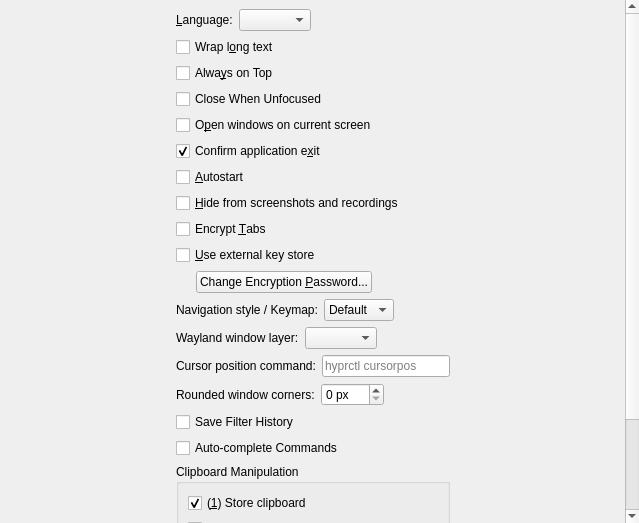
<?xml version="1.0" encoding="UTF-8"?>
<ui version="4.0">
 <class>ConfigTabGeneral</class>
 <widget class="QScrollArea" name="ConfigTabGeneral">
  <property name="geometry">
   <rect>
    <x>0</x>
    <y>0</y>
    <width>639</width>
    <height>523</height>
   </rect>
  </property>
  <property name="frameShape">
   <enum>QFrame::NoFrame</enum>
  </property>
  <property name="widgetResizable">
   <bool>true</bool>
  </property>
  <widget class="QWidget" name="scrollAreaWidgetContents">
   <property name="geometry">
    <rect>
     <x>0</x>
     <y>0</y>
     <width>639</width>
     <height>523</height>
    </rect>
   </property>
   <layout class="QHBoxLayout" name="horizontalLayout_15">
    <item>
     <spacer name="horizontalSpacer_13">
      <property name="orientation">
       <enum>Qt::Horizontal</enum>
      </property>
      <property name="sizeHint" stdset="0">
       <size>
        <width>40</width>
        <height>20</height>
       </size>
      </property>
     </spacer>
    </item>
    <item>
     <layout class="QVBoxLayout" name="verticalLayout_10">
      <item>
       <spacer name="verticalSpacer_3">
        <property name="orientation">
         <enum>Qt::Vertical</enum>
        </property>
        <property name="sizeHint" stdset="0">
         <size>
          <width>20</width>
          <height>40</height>
         </size>
        </property>
       </spacer>
      </item>
      <item>
       <layout class="QHBoxLayout" name="horizontalLayout_5">
        <property name="bottomMargin">
         <number>0</number>
        </property>
        <item>
         <widget class="QLabel" name="label">
          <property name="text">
           <string>&amp;Language:</string>
          </property>
          <property name="buddy">
           <cstring>comboBoxLanguage</cstring>
          </property>
         </widget>
        </item>
        <item>
         <widget class="QComboBox" name="comboBoxLanguage"/>
        </item>
        <item>
         <spacer name="horizontalSpacer_3">
          <property name="orientation">
           <enum>Qt::Horizontal</enum>
          </property>
          <property name="sizeHint" stdset="0">
           <size>
            <width>40</width>
            <height>20</height>
           </size>
          </property>
         </spacer>
        </item>
       </layout>
      </item>
      <item>
       <widget class="QCheckBox" name="checkBoxTextWrap">
        <property name="toolTip">
         <string>Break text if it's too long to fit on line</string>
        </property>
        <property name="text">
         <string>Wrap l&amp;ong text</string>
        </property>
       </widget>
      </item>
      <item>
       <widget class="QCheckBox" name="checkBoxAlwaysOnTop">
        <property name="toolTip">
         <string>Keep main window above other windows</string>
        </property>
        <property name="text">
         <string>Alwa&amp;ys on Top</string>
        </property>
       </widget>
      </item>
      <item>
       <widget class="QCheckBox" name="checkBoxCloseOnUnfocus">
        <property name="toolTip">
         <string>Close main window when other application has focus</string>
        </property>
        <property name="text">
         <string>Close When Unfocused</string>
        </property>
       </widget>
      </item>
      <item>
       <widget class="QCheckBox" name="checkBoxOpenWindowsOnCurrentScreen">
        <property name="toolTip">
         <string>Enable to open windows on current screen. Disable to open windows where they were last closed</string>
        </property>
        <property name="text">
         <string>O&amp;pen windows on current screen</string>
        </property>
       </widget>
      </item>
      <item>
       <widget class="QCheckBox" name="checkBoxConfirmExit">
        <property name="toolTip">
         <string>Confirm application exit</string>
        </property>
        <property name="text">
         <string>Confirm application e&amp;xit</string>
        </property>
        <property name="checked">
         <bool>true</bool>
        </property>
       </widget>
      </item>
      <item>
       <widget class="QCheckBox" name="checkBoxAutostart">
        <property name="toolTip">
         <string>Run the application on system startup</string>
        </property>
        <property name="text">
         <string>&amp;Autostart</string>
        </property>
       </widget>
      </item>
      <item>
       <widget class="QCheckBox" name="checkBoxPreventScreenCapture">
        <property name="toolTip">
         <string>Prevent capturing app windows in screenshots and recordings</string>
        </property>
        <property name="text">
         <string>&amp;Hide from screenshots and recordings</string>
        </property>
       </widget>
      </item>
      <item>
       <widget class="QCheckBox" name="checkBoxEncryptTabs">
        <property name="toolTip">
         <string>Encrypt tab data on disk (requires password to be set)</string>
        </property>
        <property name="text">
         <string>Encrypt &amp;Tabs</string>
        </property>
       </widget>
      </item>
      <item>
       <widget class="QCheckBox" name="checkBoxUseKeychain">
        <property name="toolTip">
         <string>Use an available external key store for the encryption password (Windows Credential Store, macOS Keychain, GNOME Keyring, KWallet)</string>
        </property>
        <property name="text">
         <string>&amp;Use external key store</string>
        </property>
       </widget>
      </item>
      <item>
       <layout class="QHBoxLayout" name="horizontalLayoutChangePassword">
        <item>
         <spacer name="horizontalSpacerChangePasswordIndent">
          <property name="orientation">
           <enum>Qt::Horizontal</enum>
          </property>
          <property name="sizeType">
           <enum>QSizePolicy::Fixed</enum>
          </property>
          <property name="sizeHint" stdset="0">
           <size>
            <width>20</width>
            <height>20</height>
           </size>
          </property>
         </spacer>
        </item>
        <item>
         <widget class="QPushButton" name="pushButtonChangeEncryptionPassword">
          <property name="toolTip">
           <string>Change the password used to encrypt tab data</string>
          </property>
          <property name="text">
           <string>Change Encryption &amp;Password...</string>
          </property>
         </widget>
        </item>
        <item>
         <spacer name="horizontalSpacerChangePassword">
          <property name="orientation">
           <enum>Qt::Horizontal</enum>
          </property>
          <property name="sizeHint" stdset="0">
           <size>
            <width>40</width>
            <height>20</height>
           </size>
          </property>
         </spacer>
        </item>
       </layout>
      </item>
      <item>
       <layout class="QHBoxLayout" name="horizontalLayoutNavigationStyle">
        <property name="bottomMargin">
         <number>0</number>
        </property>
        <item>
         <widget class="QLabel" name="label_nav_style">
          <property name="text">
           <string>Navigation style / Keymap:</string>
          </property>
          <property name="buddy">
           <cstring>comboBoxNavigationStyle</cstring>
          </property>
         </widget>
        </item>
        <item>
         <widget class="QComboBox" name="comboBoxNavigationStyle">
          <property name="toolTip">
           <string>Support for Vi navigation (keys H, J, K, L, / and more) and Emacs navigation (Ctrl+N, P, V and more)</string>
          </property>
          <item>
           <property name="text">
            <string>Default</string>
           </property>
          </item>
          <item>
           <property name="text">
            <string>Vi</string>
           </property>
          </item>
          <item>
           <property name="text">
            <string>Emacs</string>
           </property>
          </item>
         </widget>
        </item>
        <item>
         <spacer name="horizontalSpacerNavigationStyle">
          <property name="orientation">
           <enum>Qt::Horizontal</enum>
          </property>
          <property name="sizeHint" stdset="0">
           <size>
            <width>40</width>
            <height>20</height>
           </size>
          </property>
         </spacer>
        </item>
       </layout>
      </item>
      <item>
       <layout class="QHBoxLayout" name="horizontalLayoutWaylandLayer">
        <property name="bottomMargin">
         <number>0</number>
        </property>
        <item>
         <widget class="QLabel" name="labelWaylandLayer">
          <property name="text">
           <string>Wayland window layer:</string>
          </property>
          <property name="buddy">
           <cstring>comboBoxWaylandLayer</cstring>
          </property>
         </widget>
        </item>
        <item>
         <widget class="ValueComboBox" name="comboBoxWaylandLayer">
          <property name="toolTip">
           <string>Place main window in a Wayland layer, for example, Overlay shows it above panels (switching back to Normal window requires restarting the app)</string>
          </property>
         </widget>
        </item>
        <item>
         <spacer name="horizontalSpacerWaylandLayer">
          <property name="orientation">
           <enum>Qt::Horizontal</enum>
          </property>
          <property name="sizeHint" stdset="0">
           <size>
            <width>40</width>
            <height>20</height>
           </size>
          </property>
         </spacer>
        </item>
       </layout>
      </item>
      <item>
       <layout class="QHBoxLayout" name="horizontalLayoutWaylandLayerCursorCommand">
        <property name="bottomMargin">
         <number>0</number>
        </property>
        <item>
         <widget class="QLabel" name="labelWaylandLayerCursorCommand">
          <property name="text">
           <string>Cursor position command:</string>
          </property>
          <property name="buddy">
           <cstring>lineEditWaylandLayerCursorCommand</cstring>
          </property>
         </widget>
        </item>
        <item>
         <widget class="QLineEdit" name="lineEditWaylandLayerCursorCommand">
          <property name="toolTip">
           <string>Shell command printing mouse cursor position to show the main window in a Wayland layer under the cursor; the first two numbers in the output are X and Y (for example, "hyprctl cursorpos" on Hyprland); leave empty to center the window</string>
          </property>
          <property name="placeholderText">
           <string>hyprctl cursorpos</string>
          </property>
         </widget>
        </item>
       </layout>
      </item>
      <item>
       <layout class="QHBoxLayout" name="horizontalLayoutWindowCornerRadius">
        <property name="bottomMargin">
         <number>0</number>
        </property>
        <item>
         <widget class="QLabel" name="labelWindowCornerRadius">
          <property name="text">
           <string>Rounded window corners:</string>
          </property>
          <property name="buddy">
           <cstring>spinBoxWindowCornerRadius</cstring>
          </property>
         </widget>
        </item>
        <item>
         <widget class="QSpinBox" name="spinBoxWindowCornerRadius">
          <property name="toolTip">
           <string>Radius of rounded main window corners in pixels, 0 disables them (restart the app after changing)</string>
          </property>
          <property name="suffix">
           <string> px</string>
          </property>
          <property name="maximum">
           <number>100</number>
          </property>
         </widget>
        </item>
        <item>
         <spacer name="horizontalSpacerWindowCornerRadius">
          <property name="orientation">
           <enum>Qt::Horizontal</enum>
          </property>
          <property name="sizeHint" stdset="0">
           <size>
            <width>40</width>
            <height>20</height>
           </size>
          </property>
         </spacer>
        </item>
       </layout>
      </item>
      <item>
       <widget class="QCheckBox" name="checkBoxSaveFilterHistory">
        <property name="toolTip">
         <string>Save and restore history of item filters</string>
        </property>
        <property name="text">
         <string>Save Filter History</string>
        </property>
       </widget>
      </item>
      <item>
       <widget class="QCheckBox" name="checkBoxAutocompleteCommands">
        <property name="toolTip">
         <string>Automatically show popup to complete function, type and variable names in commands</string>
        </property>
        <property name="text">
         <string>Auto-complete Commands</string>
        </property>
       </widget>
      </item>
      <item>
       <widget class="QGroupBox" name="groupBox">
        <property name="title">
         <string>Clipboard Manipulation</string>
        </property>
        <property name="flat">
         <bool>false</bool>
        </property>
        <property name="checkable">
         <bool>false</bool>
        </property>
        <layout class="QGridLayout" name="gridLayout_8">
         <item row="3" column="0">
          <widget class="QCheckBox" name="checkBoxCopyClip">
           <property name="toolTip">
            <string>Allow to paste copied content the same way as mouse selections (usually by pressing middle mouse button)</string>
           </property>
           <property name="text">
            <string>(&amp;3) Paste clipboard with mouse</string>
           </property>
          </widget>
         </item>
         <item row="4" column="0">
          <widget class="QCheckBox" name="checkBoxCopySel">
           <property name="toolTip">
            <string>Allow to paste mouse selections using shortcut (usually Ctrl+V or Shift+Insert)</string>
           </property>
           <property name="text">
            <string>(&amp;4) Paste mouse selection with keyboard</string>
           </property>
          </widget>
         </item>
         <item row="0" column="0">
          <widget class="QCheckBox" name="checkBoxClip">
           <property name="toolTip">
            <string>Save clipboard in history</string>
           </property>
           <property name="text">
            <string>(&amp;1) Store clipboard</string>
           </property>
           <property name="checked">
            <bool>true</bool>
           </property>
          </widget>
         </item>
         <item row="2" column="0">
          <widget class="QCheckBox" name="checkBoxSel">
           <property name="toolTip">
            <string>Save text selected with mouse (primary selection) in history</string>
           </property>
           <property name="text">
            <string>(&amp;2) Store text selected using mouse</string>
           </property>
          </widget>
         </item>
         <item row="5" column="0">
          <widget class="QCheckBox" name="checkBoxRunSel">
           <property name="text">
            <string>(&amp;5) Run automatic commands on selection</string>
           </property>
          </widget>
         </item>
        </layout>
       </widget>
      </item>
      <item>
       <spacer name="verticalSpacer">
        <property name="orientation">
         <enum>Qt::Vertical</enum>
        </property>
        <property name="sizeHint" stdset="0">
         <size>
          <width>20</width>
          <height>40</height>
         </size>
        </property>
       </spacer>
      </item>
     </layout>
    </item>
    <item>
     <spacer name="horizontalSpacer_12">
      <property name="orientation">
       <enum>Qt::Horizontal</enum>
      </property>
      <property name="sizeHint" stdset="0">
       <size>
        <width>40</width>
        <height>20</height>
       </size>
      </property>
     </spacer>
    </item>
   </layout>
  </widget>
 </widget>
 <customwidgets>
  <customwidget>
   <class>ValueComboBox</class>
   <extends>QComboBox</extends>
   <header>gui/valuecombobox.h</header>
  </customwidget>
 </customwidgets>
 <tabstops>
  <tabstop>comboBoxLanguage</tabstop>
  <tabstop>checkBoxTextWrap</tabstop>
  <tabstop>checkBoxAlwaysOnTop</tabstop>
  <tabstop>checkBoxCloseOnUnfocus</tabstop>
  <tabstop>checkBoxOpenWindowsOnCurrentScreen</tabstop>
  <tabstop>checkBoxConfirmExit</tabstop>
  <tabstop>checkBoxAutostart</tabstop>
  <tabstop>checkBoxEncryptTabs</tabstop>
  <tabstop>checkBoxUseKeychain</tabstop>
  <tabstop>pushButtonChangeEncryptionPassword</tabstop>
  <tabstop>comboBoxNavigationStyle</tabstop>
  <tabstop>comboBoxWaylandLayer</tabstop>
  <tabstop>lineEditWaylandLayerCursorCommand</tabstop>
  <tabstop>spinBoxWindowCornerRadius</tabstop>
  <tabstop>checkBoxSaveFilterHistory</tabstop>
  <tabstop>checkBoxAutocompleteCommands</tabstop>
  <tabstop>checkBoxClip</tabstop>
  <tabstop>checkBoxSel</tabstop>
  <tabstop>checkBoxCopyClip</tabstop>
  <tabstop>checkBoxCopySel</tabstop>
  <tabstop>checkBoxRunSel</tabstop>
 </tabstops>
 <resources/>
 <connections/>
</ui>
